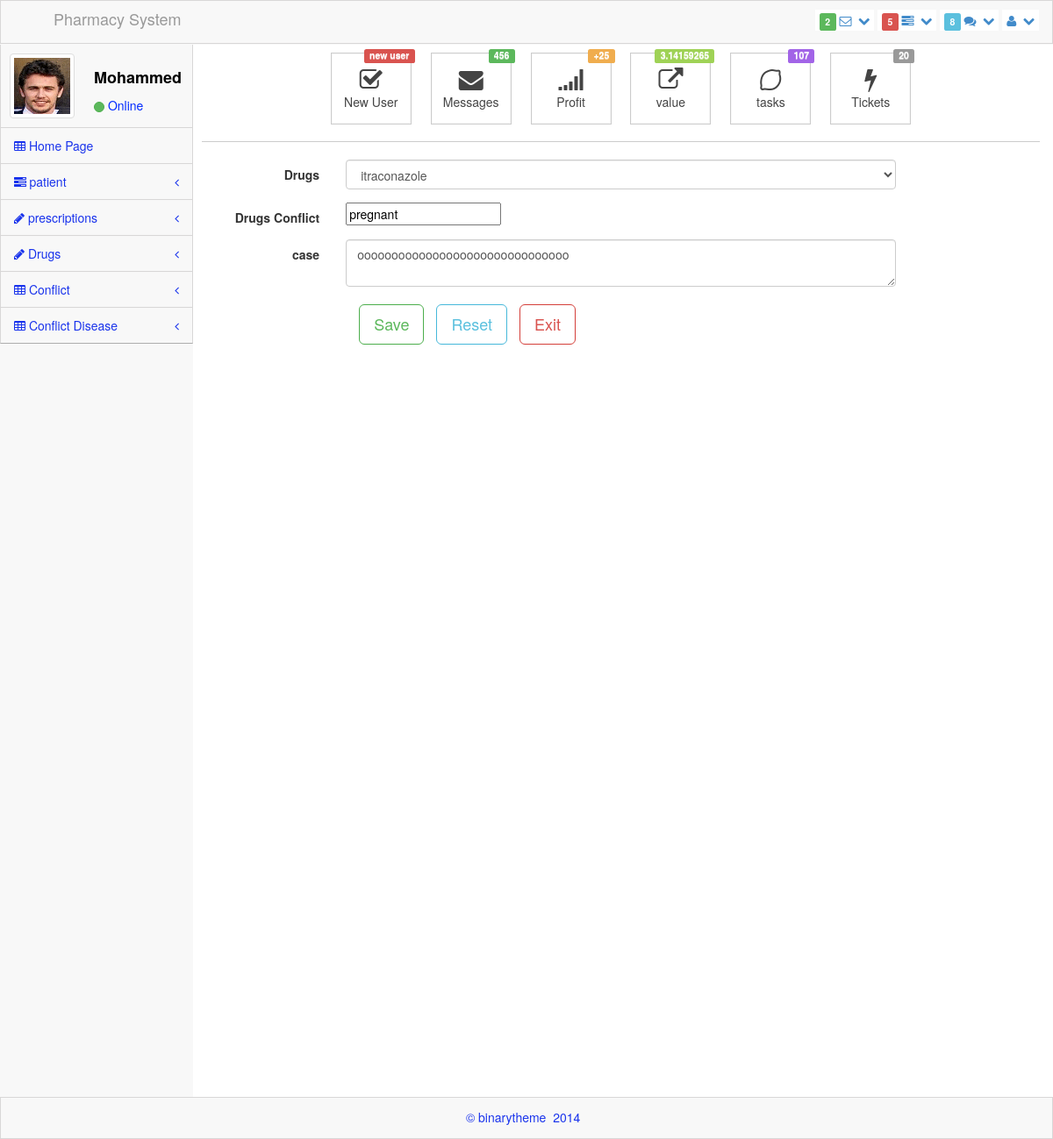
Screenshot of /Conflict_Disease/index.php?page=update_conflict_Disease&id_Drugs=100&Disease=pregnant with the database file from the repository.
### tables this page shows
CREATE TABLE IF NOT EXISTS `Drugs` (
  `ID_Drugs` int(100) NOT NULL,
  `Name_Deugs` text NOT NULL,
  `Dosage_Taype` text NOT NULL,
  `Dosage_Form` text NOT NULL,
  `Product_Date` date NOT NULL,
  `Expire_Date` date NOT NULL,
  `Id_Supplier` int(100) NOT NULL,
  `Quantity` int(100) NOT NULL
);

CREATE TABLE IF NOT EXISTS `Conflict_Disease` (
  `Id_Drugs` int(100) NOT NULL,
  `Disease` text NOT NULL,
  `Conflict` text NOT NULL
);

### inc/database.php (called while the page is built, shortened)
<?php
class db
{
private $tabel;
public function __construct($name_tabel)
{
  $this->tabel=$name_tabel;
}
function show()
{
        include("./inc/include.php");
        $sql="select * from $this->tabel";
        $result=  mysqli_query($link, $sql);
        $num=  mysqli_num_rows($result);
        if($num>=1)
        {
        for($i=0;$i<$num;$i++)
        {
         $data[$i]=mysqli_fetch_array($result);
        }
        return $data;
        }
         else {
            return FALSE;
               }
 }
 function showby($column,$value)
{
        include("./inc/include.php");
        $sql="select * from $this->tabel where ";
        $sql.="`".$column."`"."='$value'";
        $result=  mysqli_query($link, $sql);
        $num=  mysqli_num_rows($result);
        if($num>=1)
        {
        for($i=0;$i<$num;$i++)
        {
         $data[$i]=mysqli_fetch_array($result);
        }
        return $data;
        }
         else {
            return FALSE;
               }
 }
 function show_multi($column)
{   include("./inc/include.php");
if(is_array($column))
{
    foreach ($column as $key=>$value)
    {
        $fild[]="`".$key."`"." = "."'".$value."'";
    }
   $sql=  implode($fild, " and ");
   $sql="select * from $this->tabel where $sql";
   $result=  mysqli_query($link, $sql) or die (mysqli_error($link));
   $num=  mysqli_num_rows($result);
        if($num>=1)
        {
        for($i=0;$i<$num;$i++)
        {
         $data[$i]=mysqli_fetch_array($result);
        }
        return $data;
        }
         else {
            return FALSE;
               }
}}
}

### Conflict_Disease/update_conflict_Disease.php (the view, shortened to what this page needs)
<?php
include './inc/include.php';
include './inc/database.php';
?>
<!DOCTYPE html>
 <html lang="en">
<head>
    <link rel="stylesheet" href="../assets/plugins/bootstrap/css/bootstrap.css" />
    <link rel="stylesheet" href="../assets/css/main.css" />
    <link rel="stylesheet" href="../assets/css/theme.css" />
    <link rel="stylesheet" href="../assets/css/MoneAdmin.css" />
    <link rel="stylesheet" href="../assets/plugins/Font-Awesome/css/font-awesome.css" />
</head>
<?php
$id_drugs=$_GET['id_Drugs'];
$Disease=$_GET['Disease'];
$Drugs=new db('Drugs');
$show_Drugs=$Drugs->show();
$Drugs_selected=new db('Drugs');
$conflict=new db('Conflict_Disease');
$column['Id_Drugs']=$id_drugs;
$column['Disease']=$Disease;
$conflict_r= $conflict->show_multi($column);
?>
  <body>
      <div id="div-1" class="accordion-body collapse in body">
          <form name="register" method="POST" action="index.php?page=update_conflict_Disease&id_Drugs=<?php echo $id_drugs?>&Disease=<?php echo $Disease;?>" class="form-horizontal">
                <div class="form-group">
                    <label for="limiter" class="control-label col-lg-2">Drugs</label>
                    <div class="col-lg-8">
                         <select name="Drugs" class="form-control">
                              <option selected="" value="<?php  $show_Drugs_selected=$Drugs_selected->showby('Id_Drugs',$id_drugs); echo $show_Drugs_selected[0]['ID_Drugs']; ?>"><?php
                                                           echo $show_Drugs_selected[0]['Name_Deugs'];   ?></option>
                        </select>
                    </div>
                </div>
                <div class="form-group">
                    <label for="text4" class="control-label col-lg-2">Drugs Conflict</label>
                    <div class="col-lg-8">
                        <input type="text" name="Disease" value="<?php echo $conflict_r[0]['Disease']  ?>"/>
                    </div>
                </div>
                <div class="form-group">
                    <label for="tags" class="control-label col-lg-2">case</label>
                    <div class="col-lg-8">
                        <textarea name="case" class="form-control" ><?php echo $conflict_r[0]['Conflict'] ?></textarea>
                    </div>
                </div>
                </div>
             <div class="form-group">
                       <label for="tags" class="control-label col-lg-2"> </label>
                    <div class="col-lg-4">
                        <input type="submit" name="add"  value="Save" class="btn btn-success btn-lg btn-line" />
                       <input type="reset" name="Reset"  value="Reset" class="btn btn-info btn-lg btn-line" />
                 <a href="index.php?page=view_conflict_update_Disease" class="btn btn-danger btn-lg btn-line">Exit</a>
                    </div>
                </div>
        </div>
</body>
</html>

### assets/css/main.css (style rules this page uses)
@media (min-width: 768px) { html, body { height: 100%; } }
body.padTop53 { padding-top: 75px; overflow: visible; }
@media (min-width: 802px) { body.padTop53 { padding-top: 51px; } }
.btn-line.btn-danger { color: #d9534f; background-color: #fff; border-color: #d43f3a; }
.btn-line.btn-success { color: #5cb85c; background-color: #fff; border-color: #4cae4c; }
.btn-line.btn-info { color: #5bc0de; background-color: #fff; border-color: #46b8da; }

### assets/css/MoneAdmin.css (style rules this page uses)
body { background-color: #f8f8f8; }

### rows the page displays
drugs: Drugs "itraconazole"
conflict_disease: Disease "pregnant", case "ooooooooooooooooooooooooooooooo"
